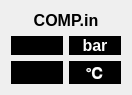
  <widget class="QWidget" name="verticalLayoutWidget_5">
   <property name="geometry">
    <rect>
     <x>150</x>
     <y>730</y>
     <width>132</width>
     <height>77</height>
    </rect>
   </property>
   <layout class="QVBoxLayout" name="verticalLayout_5">
    <item>
     <widget class="QLabel" name="MFM1_LABEL_3">
      <property name="font">
       <font>
        <family>Arial</family>
        <pointsize>12</pointsize>
        <weight>75</weight>
        <bold>true</bold>
       </font>
      </property>
      <property name="text">
       <string>COMP.in</string>
      </property>
      <property name="alignment">
       <set>Qt::AlignCenter</set>
      </property>
     </widget>
    </item>
    <item>
     <layout class="QHBoxLayout" name="horizontalLayout_5">
      <item>
       <widget class="QLabel" name="COMIN_P">
        <property name="font">
         <font>
          <family>Arial</family>
          <pointsize>12</pointsize>
          <weight>75</weight>
          <bold>true</bold>
         </font>
        </property>
        <property name="styleSheet">
         <string notr="true">color: rgb(255, 255, 255);
background-color: rgb(0, 0, 0);</string>
        </property>
        <property name="text">
         <string/>
        </property>
        <property name="alignment">
         <set>Qt::AlignCenter</set>
        </property>
       </widget>
      </item>
      <item>
       <widget class="QLabel" name="UNIT_5">
        <property name="font">
         <font>
          <family>Arial</family>
          <pointsize>12</pointsize>
          <weight>75</weight>
          <bold>true</bold>
         </font>
        </property>
        <property name="styleSheet">
         <string notr="true">color: rgb(255, 255, 255);
background-color: rgb(0, 0, 0);</string>
        </property>
        <property name="text">
         <string>bar</string>
        </property>
        <property name="alignment">
         <set>Qt::AlignCenter</set>
        </property>
       </widget>
      </item>
     </layout>
    </item>
    <item>
     <layout class="QHBoxLayout" name="horizontalLayout_6">
      <item>
       <widget class="QLabel" name="COMIN_T">
        <property name="font">
         <font>
          <family>Arial</family>
          <pointsize>12</pointsize>
          <weight>75</weight>
          <bold>true</bold>
         </font>
        </property>
        <property name="styleSheet">
         <string notr="true">color: rgb(255, 255, 255);
background-color: rgb(0, 0, 0);</string>
        </property>
        <property name="text">
         <string/>
        </property>
        <property name="alignment">
         <set>Qt::AlignCenter</set>
        </property>
       </widget>
      </item>
      <item>
       <widget class="QLabel" name="UNIT_6">
        <property name="font">
         <font>
          <family>Arial</family>
          <pointsize>12</pointsize>
          <weight>75</weight>
          <bold>true</bold>
         </font>
        </property>
        <property name="styleSheet">
         <string notr="true">color: rgb(255, 255, 255);
background-color: rgb(0, 0, 0);</string>
        </property>
        <property name="text">
         <string>℃</string>
        </property>
        <property name="alignment">
         <set>Qt::AlignCenter</set>
        </property>
       </widget>
      </item>
     </layout>
    </item>
   </layout>
  </widget>
